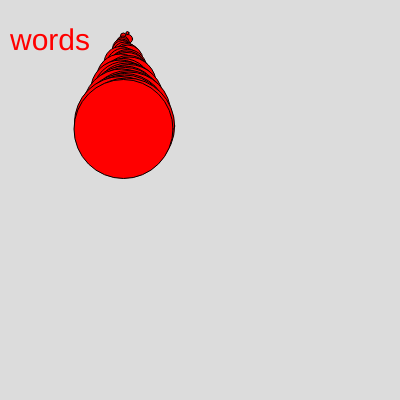
Frame 1 (no input)
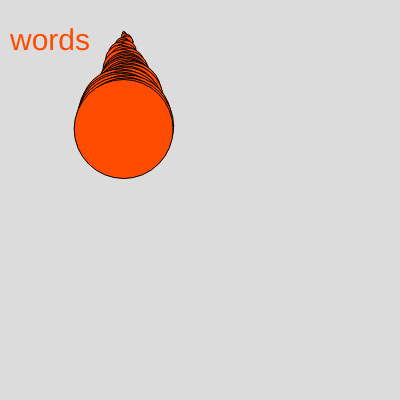
Frame 60 (no input)
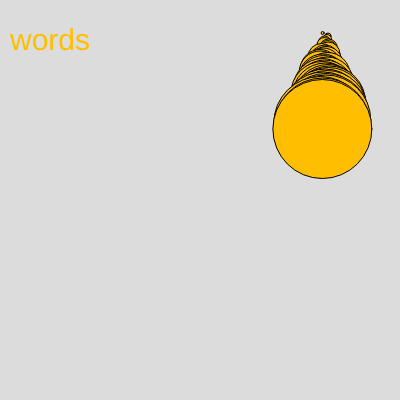
Frame 120 (the mouse pressed at the canvas centre since frame 60)

The p5.js sketch that drew these frames (run headless with seeded random() and noise() and a simulated clock; from frame 60 on, the mouse is pressed at the canvas centre):

// p5.js sketch
// ── sketch.js
let rgb = [ 255,0, 0,] ;
let select = 0;

function setup() {
  createCanvas(400, 400);
}

function draw() {
  background(220);

  fill (rgb);
  if (select == 1) {
    rgb = [0, 255, 0]
  } else {
    rgb = [255, random(255), 0]
  }

  for (let i = 0; i<=100; i += 3) {
    let r = random(10);
    circle(120 + r + mouseX, 30+i, i) ;
  }

  let words = ["a", "list", "of", "words"]
  textSize (30);
  text(words[3],10,50);
  }

  function mouseClicked () {
    if (select == 1) {
      select = 0;
     } else {
        select = 1;
      }
    }
